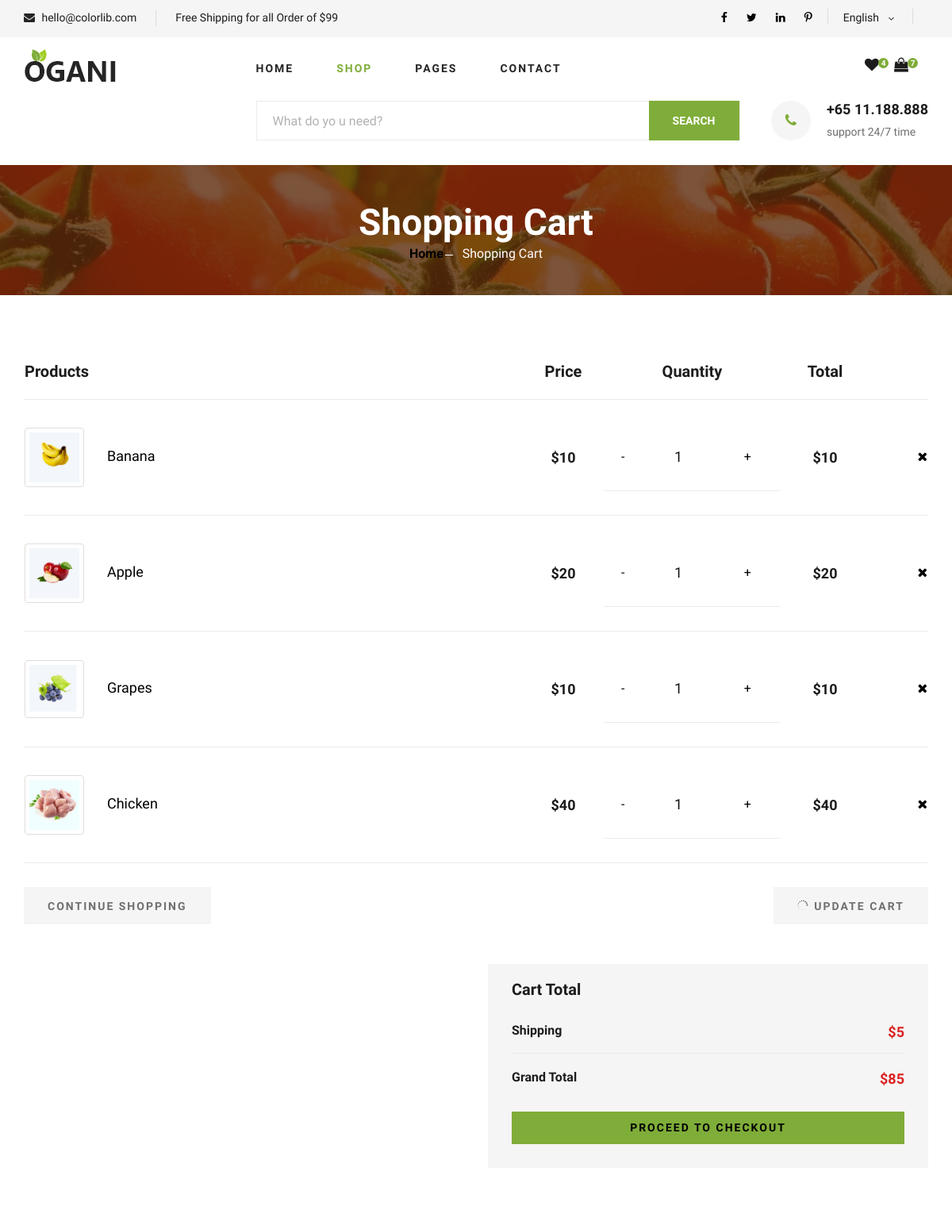
The page /cart_items (signed in, upper part) on the database as committed earlier.
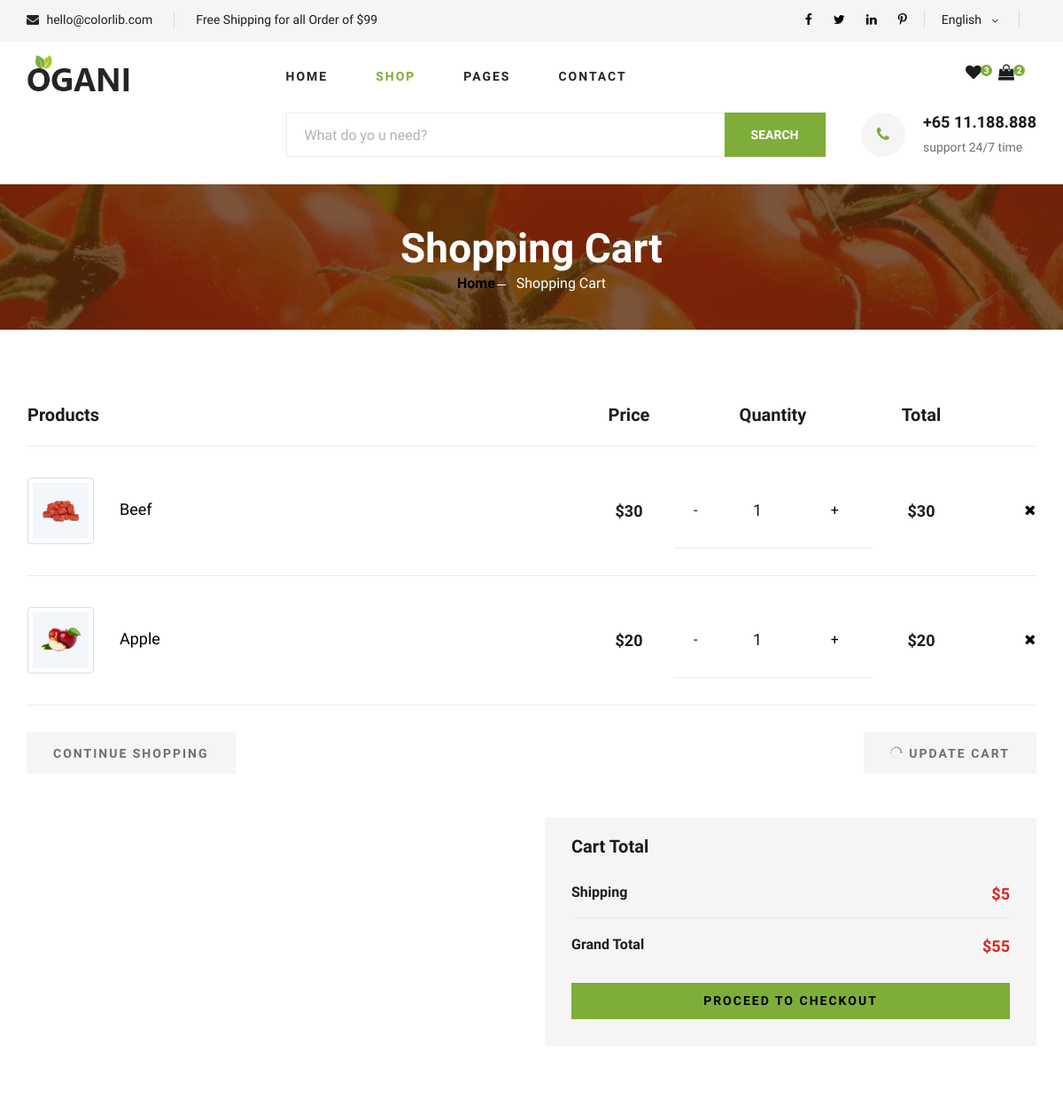
The same page on the database as committed later.
### fresh/models.py (models this page shows, shortened)
class Cart(models.Model):
    user = models.ForeignKey(User, on_delete=models.CASCADE, null=True)
    products = models.ForeignKey(Product, on_delete=models.CASCADE)
    quantity = models.IntegerField(null=False, blank=False)
    created_at = models.DateField(auto_now_add=True)
    def get_total(self):
        total = self.products.price * self.quantity
        return total

class Product(models.Model):
    pname = models.CharField(max_length=100)
    price = models.IntegerField()
    category = models.ForeignKey(Category, on_delete=models.CASCADE)
    image = models.ImageField(upload_to='media/', null=True)
    description = models.CharField(max_length=500, null=True)
    availability = models.CharField(max_length=100, null=True)
    quantity = models.CharField(max_length=10, null=True)

### fresh/views.py (the view)
# urls.py: path('cart_items', views.viewcart, name='cart_items'),
def viewcart(request):
    grand_total = 0
    cart_items = Cart.objects.filter(user=request.user)
    wishlist_quantity = Wishlist.objects.all().count()
    cart_quantity = Cart.objects.all().count()
    for i in cart_items:
        grand_total = grand_total+i.get_total()
    if grand_total < 99:
        grand_total = grand_total+5
    context = {'cart_items': cart_items, 'grand_total': grand_total, 'wishlist_quantity': wishlist_quantity,
               'cart_quantity': cart_quantity}
    return render(request, "shoping-cart.html", context)

### templates/shoping-cart.html (shortened to what this page needs)
<!DOCTYPE html>
<html lang="zxx">
<head>
    {% load static %}
    <link rel="stylesheet" href="{% static 'css/bootstrap.min.css' %}" type="text/css">
    <link rel="stylesheet" href="{% static 'css/font-awesome.min.css' %}" type="text/css">
    <link rel="stylesheet" href="{% static 'css/elegant-icons.css' %}" type="text/css">
    <link rel="stylesheet" href="{% static 'css/nice-select.css' %}" type="text/css">
    <link rel="stylesheet" href="{% static 'css/jquery-ui.min.css' %}" type="text/css">
    <link rel="stylesheet" href="{% static 'css/owl.carousel.min.css' %}" type="text/css">
    <link rel="stylesheet" href="{% static 'css/slicknav.min.css' %}" type="text/css">
    <link rel="stylesheet" href="{% static 'css/style.css' %}" type="text/css">
</head>
<body>
    <header class="header">
        <div class="header__top">
            <div class="container">
                <div class="row">
                    <div class="col-lg-6">
                        <div class="header__top__left">
                            <ul>
                                <li><i class="fa fa-envelope"></i> hello@colorlib.com</li>
                                <li>Free Shipping for all Order of $99</li>
                            </ul>
                        </div>
                    </div>
                    <div class="col-lg-6">
                        <div class="header__top__right">
                            <div class="header__top__right__social">
                                <a href="#"><i class="fa fa-facebook"></i></a>
                                <a href="#"><i class="fa fa-twitter"></i></a>
                                <a href="#"><i class="fa fa-linkedin"></i></a>
                                <a href="#"><i class="fa fa-pinterest-p"></i></a>
                            </div>
                            <div class="header__top__right__language">
                                <div>English</div>
                                <span class="arrow_carrot-down"></span>
                            </div>
                        </div>
                    </div>
                </div>
            </div>
        </div>
        <div class="container">
            <div class="row">
                <div class="col-lg-3">
                    <div class="header__logo">
                        <a href="/"><img src="{% static 'img/logo.png' %}" alt=""></a>
                    </div>
                </div>
                <div class="col-lg-6">
                    <nav class="header__menu">
                        <ul>
                            <li><a href="/">Home</a></li>
                            <li class="active"><a href="/shop">Shop</a></li>
                            <li><a href="#">Pages</a>
                            </li>
                            <li><a href="/contact">Contact</a></li>
                        </ul>
                    </nav>
                </div>
                <div class="col-lg-3">
                    <div class="header__cart">
                       <ul>
                           <li><a href="/wishlist"><i class="fa fa-heart"></i><span>{{wishlist_quantity}}</span></a></li>
                           <li><a href="/cart_items"><i class="fa fa-shopping-bag"></i><span>{{cart_quantity}}</span></a></li>
                        </ul>
                    </div>
                </div>
            </div>
        </div>
    </header>
    <section class="hero hero-normal">
        <div class="container">
            <div class="row">
                <div class="col-lg-3">
                </div>
                <div class="col-lg-9">
                    <div class="hero__search">
                        <div class="hero__search__form">
                            <form method="POST" action="{% url 'fresh:search_product' %}">
                                <input type="text" name="pname" placeholder="What do yo u need?">
                                <button type="submit" class="site-btn">SEARCH</button>
                            </form>
                        </div>
                        <div class="hero__search__phone">
                            <div class="hero__search__phone__icon">
                                <i class="fa fa-phone"></i>
                            </div>
                            <div class="hero__search__phone__text">
                                <h5>+65 11.188.888</h5>
                                <span>support 24/7 time</span>
                            </div>
                        </div>
                    </div>
                </div>
            </div>
        </div>
    </section>
    <section class="breadcrumb-section set-bg" data-setbg="{% static 'img/breadcrumb.jpg' %}">
        <div class="container">
            <div class="row">
                <div class="col-lg-12 text-center">
                    <div class="breadcrumb__text">
                        <h2>Shopping Cart</h2>
                        <div class="breadcrumb__option">
                            <a href="/">Home</a>
                            <span>Shopping Cart</span>
                        </div>
                    </div>
                </div>
            </div>
        </div>
    </section>
    <section class="shoping-cart spad">
        <div class="container">
            <div class="row">
                <div class="col-lg-12">
                    <div class="shoping__cart__table">
                        <table>
                            <thead>
                                <tr>
                                    <th class="shoping__product">Products</th>
                                    <th>Price</th>
                                    <th>Quantity</th>
                                    <th>Total</th>
                                    <th></th>
                                </tr>
                            </thead>
                            {% for item in cart_items %}
                            <tbody>
                                <tr>
                                    <td  class="shoping__cart__item">
                                        <img src="{{item.products.image.url}}" class="prod">
                                        <h5><a href="{% url 'fresh:description' item.products.id %}">{{item.products.pname}}</a></h5>
                                    </td>
                                    <td class="shoping__cart__price">
                                        ${{item.products.price}}
                                    </td>
                                    <td class="shoping__cart__quantity">
                                        <div class="quantity">
                                            <table>
                                            <tr>
                                            <td> <a href="{% url 'fresh:decrement' item.pk %}">-</a></td>
                                            <td><h5>{{ item.quantity }}</h5></td>
                                            <td><a href="{% url 'fresh:increment' item.pk %}">+</a></td>
                                            </tr>
                                            </table>
                                        </div>
                                    </td>
                                    <td class="shoping__cart__total">
                                        ${{item.get_total}}
                                    </td>
                                    <td class="shoping__cart__item__close">
                                        <a href="del_cart_item/{{item.id}}"><i class="fa fa-remove"></i></a>
                                    </td>
                                </tr>
                            </tbody>
                            {% endfor %}
                        </table>
                    </div>
                </div>
            </div>
            <div class="row">
                <div class="col-lg-12">
                    <div class="shoping__cart__btns">
                        <a href="/" class="primary-btn cart-btn">CONTINUE SHOPPING</a>
                        <a href="/cart_items" class="primary-btn cart-btn cart-btn-right"><span class="icon_loading"></span>
                            Update Cart</a>
                    </div>
                </div>
                <div class="col-lg-6">
                </div>
                <div class="col-lg-6">
                    <div class="shoping__checkout">
                        <h5>Cart Total</h5>
                        <ul>
                            {% if grand_total < 99 %}
                                <li>Shipping<span>$5</span></li>
                                {% else %}
                                    <li>you're eligible for free shipping</li>
                            {% endif %}
                            <li>Grand Total <span>${{ grand_total }}</span></li>
                        </ul>
                        <a href="/checkout" class="primary-btn">PROCEED TO CHECKOUT</a>
                    </div>
                </div>
            </div>
        </div>
    </section>
</body>
</html>

### templates/shoping-cart.html (style rules this page uses)
a:link { color: black; }
img.prod { border: 1px solid #ddd; border-radius: 4px; padding: 5px; width: 75px; }

Rows that differ between the two databases and show on the page:
removed Cart: products.image (picture), products.pname "Banana", products.price "10", quantity "1", get_total "10"
removed Cart: products.image (picture), products.pname "Grapes", products.price "10", quantity "1", get_total "10"
removed Cart: products.image (picture), products.pname "Chicken", products.price "40", quantity "1", get_total "40"
added Cart: products.image (picture), products.pname "Beef", products.price "30", quantity "1", get_total "30"
Other text that changed with them:
{{ wishlist_quantity }}: "4" → "3"
{{ cart_quantity }}: "7" → "2"
{{ grand_total }}: "85" → "55"
